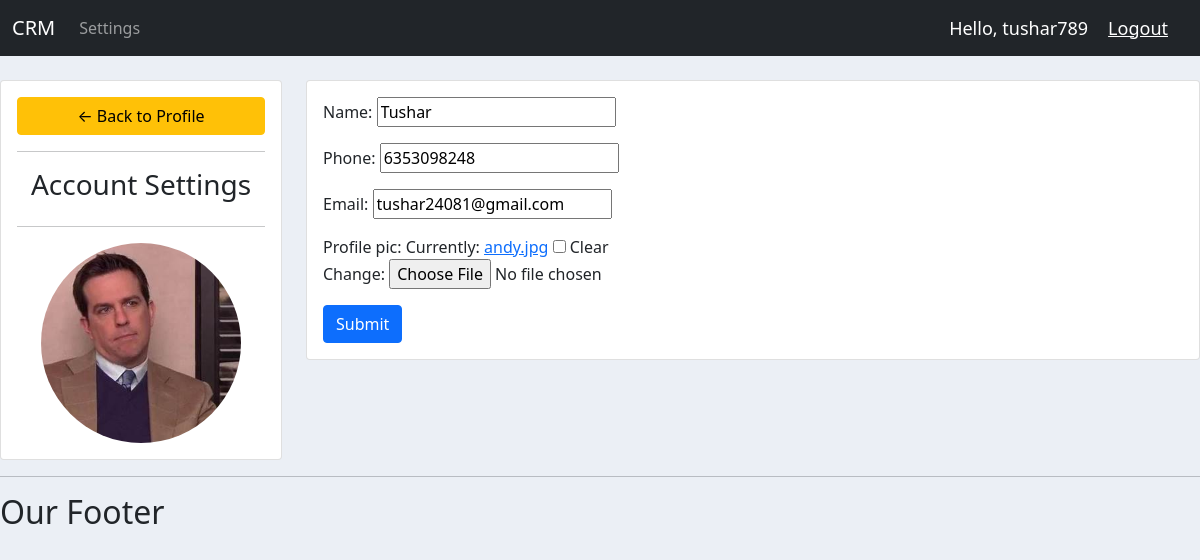
Screenshot of /account/ (signed in) with the database file from the repository.
### accounts/models.py (models this page shows, shortened)
class Customer(models.Model):
    user = models.OneToOneField(User, null=True, blank=True, on_delete=models.CASCADE)
    name = models.CharField(max_length=200, null=True)
    phone = models.CharField(max_length=200, null=True)
    email = models.CharField(max_length=200, null=True)
    date_created = models.DateTimeField(auto_now_add=True, null=True)
    profile_pic = models.ImageField(null=True, default="andy.jpg", blank=True)

### accounts/decorators.py (the view)
        def wrapper_func(request, *args, **kwargs):
            group = None
            if request.user.groups.exists():
                group = request.user.groups.all()[0].name
            if group in allowed_roles:
                return view_func(request, *args, **kwargs)
            else:
                return HttpResponse("You are not allowed to be here!")

### accounts/forms.py
class CustomerForm(ModelForm):
    class Meta:
        model = Customer
        fields = '__all__'
        exclude = ['user']

### accounts/views.py (called while the page is built)
@login_required(login_url = 'login')
@allowed_user(allowed_roles=['user'])
def accountSettings(request):
    customer = request.user.customer
    form = CustomerForm(instance=customer)
    if request.method == 'POST':
        form = CustomerForm(request.POST,request.FILES,instance=customer)
        if form.is_valid():
            form.save()
    context = {'form' : form}
    return render(request,'accounts/account_settings.html', context)

### accounts/templates/accounts/account_settings.html (shortened to what this page needs)
{%  extends 'accounts/main.html' %}
{% load static %}
{% block content %}
<br>
<div class="row">
	<div class="col-md-3">
		<div class="card card-body">
			<a class="btn btn-warning" href="{% url 'home' %}"> &#8592; Back to Profile</a>
			<hr>
			<h3 style="text-align: center">Account Settings</h3>
			<hr>
			<img class="profile-pic" src="{{request.user.customer.profile_pic.url}}" >
		</div>
	</div>
	<div class="col-md-9">
		<div class="card card-body">
			<form method="POST" action="" enctype="multipart/form-data">
				{{form.as_p}}
			<input class="btn btn-primary" type="submit" name="Update Information">
			</form>
		</div>
	</div>
</div>
{% endblock %}

### accounts/templates/accounts/navbar.html (shortened to what this page needs)
<nav class="navbar navbar-expand-lg navbar-dark bg-dark">
    <div class="container-fluid">
      <a class="navbar-brand" href="{% url 'home' %}">CRM</a>
      <div class="collapse navbar-collapse" id="navbarNav">
        <ul class="navbar-nav">
          {% if request.user.is_staff %}
          <li class="nav-item">
            <a class="nav-link active" aria-current="page" href="{% url 'home' %}">Dashboard</a>
          </li>
          <li class="nav-item">
            <a class="nav-link" href="{% url 'products' %}">Products</a>
          </li>
          {% else %}
          <li class="nav-item">
            <a class="nav-link" href="{% url 'account' %}">Settings</a>
          </li>
          {% endif %}
        </ul>
      </div>
      <span class="hello-msg"> Hello, {{request.user}} </span>
      <span><a class="hello-msg" href="{% url 'logout' %}">Logout</a></span>
    </div>
  </nav>

### static/css/main.css (style rules this page uses)
body { background-color: #ebeff5; }

### accounts/templates/accounts/navbar.html (style rules this page uses)
.hello-msg { font-size: 18px; color: #fff; margin-right: 20px; }

### accounts/templates/accounts/account_settings.html (style rules this page uses)
.profile-pic { max-width: 200px; max-height:200px; margin: 0 auto; border-radius: 50%; }

### rows the page displays
Customer: name "Tushar", phone "6353098248", email "tushar24081@gmail.com"

### other values shown
{{ request.user }} "tushar789"
